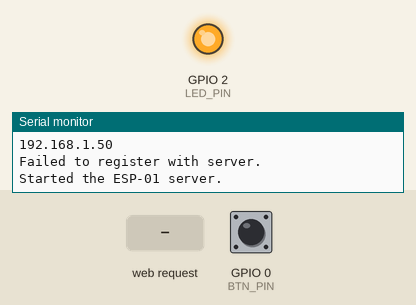
The program below on a simulated ESP8266 (NodeMCU). Parts: output pins drawn as LEDs (lit = HIGH), the last lines printed to the serial monitor. The inputs (shaded band) are chosen by the test bench; at power-on: GPIO 0 (BTN_PIN) HIGH. WiFi joins after 1.5 s; servers stay silent unless stated; uploads are accepted with an empty reply; the local clock reads 2024-03-15 10:24:30 at power-on unless the program sets it.

Above: at 5.4 s.
5.5 s: HTTP request GET /led=on received
At 6.7 s:
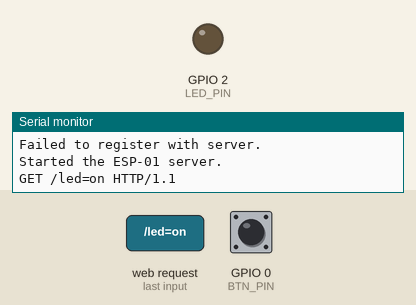
7.0 s: HTTP request GET /led=off received
At 8.0 s:
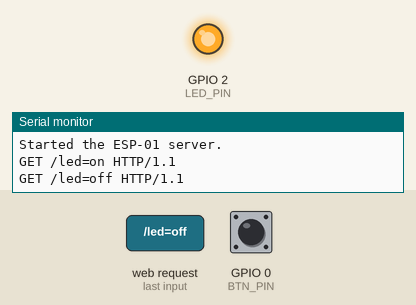
Timing chart, 0 to 10.0 s (numbered marks = the images above; inputs shaded):
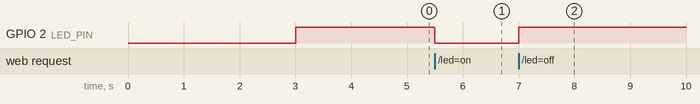

The program:

main.cpp
```cpp
#include <Arduino.h>

#include "internet.h"

#define BTN_PIN 0
#define LED_PIN 2

void set_led(bool on);
void IRAM_ATTR button_pressed(void);
int64_t get_epoch_ms(void);

bool btn_pressed = 0;
time_t push_epoch = 0;

WiFiServer server(80);

void setup() {
	Serial.begin(115200);
	Serial.setTimeout(200);

	pinMode(BTN_PIN, INPUT);
	pinMode(LED_PIN, OUTPUT);

	attachInterrupt(digitalPinToInterrupt(BTN_PIN), button_pressed, FALLING);

	WiFi.mode(WIFI_STA);
	if (connect_to_internet(2) == 0) {
		Serial.println("connected to internet");
		Serial.println(WiFi.localIP().toString());
	} else {
		Serial.println("failed to connect to internet");
	}

	config_clock();

	if (register_with_server() == 0)
		Serial.println("Successfully registered with server.");
	else
		Serial.println("Failed to register with server.");

	server.begin();
	Serial.println("Started the ESP-01 server.");
}

void loop() {
	if (btn_pressed) {
		push_epoch = get_epoch_ms();
		Serial.println(push_epoch);
		report_button_push(push_epoch);

		btn_pressed = 0;
	}

	WiFiClient client = server.accept();
	if (!client)
		return;

	while(!client.available())
		delay(5);

	String request = client.readStringUntil('\r');
	Serial.println(request);
	client.flush();

	if (request.indexOf("/led=on") != -1)
		set_led(true);
	else if (request.indexOf("/led=off") != -1)
		set_led(false);

    client.println("HTTP/1.1 200 OK");
    client.println("Content-Length: 0");
    client.println("Connection: close");
    client.println();

	client.stop();
}

void set_led(bool on) {
	digitalWrite(LED_PIN, !on);
}

void IRAM_ATTR button_pressed(void) {
	btn_pressed = 1;
}

int64_t get_epoch_ms()  {
	struct timeval tv;
	gettimeofday(&tv, NULL);
	return tv.tv_sec * 1000LL + (tv.tv_usec / 1000LL);
}
```

credentials.h
```cpp
#define SSID "NETGEAR66"
#define PWD "purplecanoe079"
```

device_info.h
```cpp
#define GROUP "loft"
#define COLOR "blue"
```

internet.cpp
```cpp
#include "internet.h"

int connect_to_internet(int status_pin) {
	while (true) {
		delay(2000);

		int conn = connect_to_wifi(status_pin);
		if (conn == 0) // connected
			return 0;

		if (conn == 2) // error, don't retr
			return 1;
	}
}

/*
	ret 0 = connected
	1 = error, retry
	2 = error, don't retry
*/
int connect_to_wifi(int status_pin) {
	WiFi.begin(SSID, PWD);

	while (WiFi.status() != WL_CONNECTED) {
        if (status_pin != -1)
            digitalWrite(status_pin, LOW);

		delay(1000);

        if (status_pin != -1)
            digitalWrite(status_pin, HIGH);

		delay(1000);

		wl_status_t stat = WiFi.status();
		if (stat == 4) {
			return 1;
		}

		// TODO no ssid error
		// TODO connection lost error
		// TODO wrong password error
	}

	return 0;
}

void config_clock(void) {
	configTime(0, 0, "pool.ntp.org", "time.nist.gov");
	time_t now = time(nullptr);

	// wait for clock to be set up
	while (now < 1510592825) {
		delay(1000);
		time(&now);
	}
}

int register_with_server(void) {
	char data[100];
	String ip = WiFi.localIP().toString();
	sprintf(data, "id=%06x&group=%s&color=%s&ip=%s", ESP.getChipId(), GROUP, COLOR, ip.c_str());

    HTTPClient http;
	WiFiClient wifi;

    http.begin(wifi, SERVER "/register");
    http.addHeader("Content-Type", "application/x-www-form-urlencoded");
    int code = http.POST(data);

    String response = http.getString();
    http.end();

    if (code == 200 && response.compareTo("OK") == 0)
        return 0;

    return 1;
}

int report_button_push(int64_t epoch) {
	char data[100];
	sprintf(data, "id=%06x&epoch=%lld", ESP.getChipId(), epoch);

    HTTPClient http;
	WiFiClient wifi;

    http.begin(wifi, SERVER "/push");
    http.addHeader("Content-Type", "application/x-www-form-urlencoded");
    int code = http.POST(data);

    String response = http.getString();
    http.end();

    if (code == 200 && response.compareTo("OK") == 0)
        return 0;

    return 1;
}
```

internet.h
```cpp
#include <ESP8266WiFi.h>
#include <ESP8266HTTPClient.h>

#include "credentials.h"
#include "device_info.h"

// TODO local DNS
#define SERVER "http://192.168.0.13:5000"

int connect_to_internet(int status_pin);
int connect_to_wifi(int status_pin);
void config_clock(void);

int register_with_server(void);
int report_button_push(int64_t);
```

Measured:
- after the input at 5.5 s, GPIO 2 (LED_PIN): HIGH → LOW at once
- after the input at 7.0 s, GPIO 2 (LED_PIN): LOW → HIGH at once
